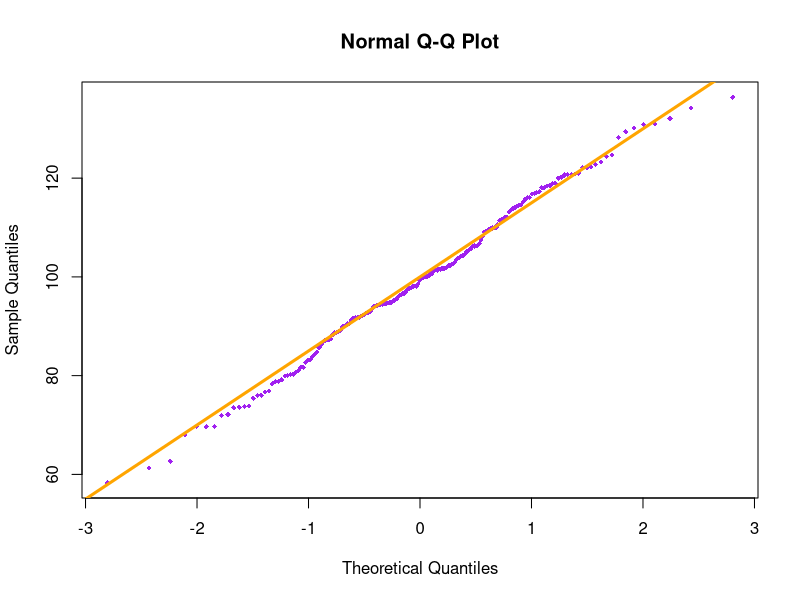
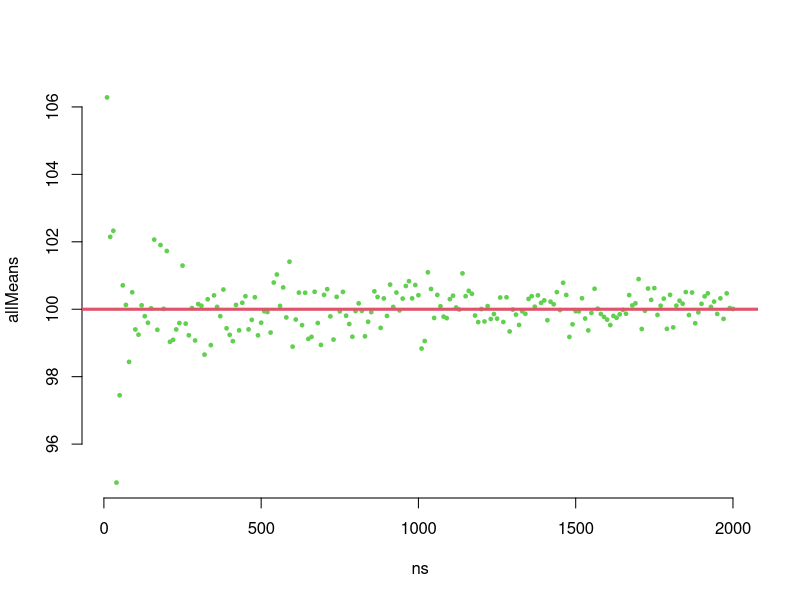

R code for these plots, in order:
set.seed(95473)
n <- 200
samp <- rnorm(n, 100, 15)
cat("Mean=",mean(samp), ", SD=",sd(samp),"\n")

  
qqnorm(samp, cex=0.7, pch=18, col="purple")
abline(100,15,col="orange", lwd=3)

set.seed(95473)
ns <- seq(10, 2000, by=10)
L <- length(ns)
allMeans <- rep(0, L)
for (i in 1:L) {
  samp <- rnorm(ns[i], 100, 15)
  allMeans[i] <- mean(samp)
}
plot(ns, allMeans, pch=19, cex=0.5, col=3, axes=FALSE)
axis(1); axis(2)
abline(h=100, lwd=3,col=2)
